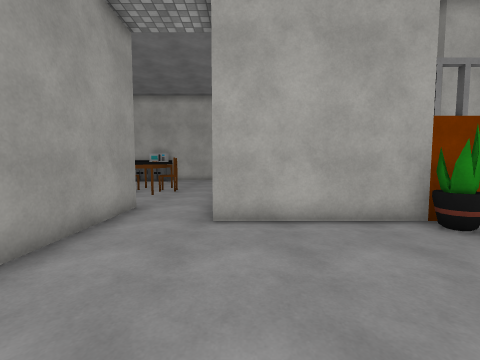
view 1 (above)

17 first-person views from a walk through a Unity game level. The camera is 1.4 m above the floor, tilts 4° down and sees 90° across. Doors are open. The floor is counted in squares, 1 m on a side. Each view is taken from the middle of a square. On the plan, view 1 faces up. The plan holds only what a view shows up to about 13 squares ahead; the rest is blank. The place goes on beyond the plan. The player is left out. Some animated figures are left out. Some surface patterns are stand-ins.

view 2
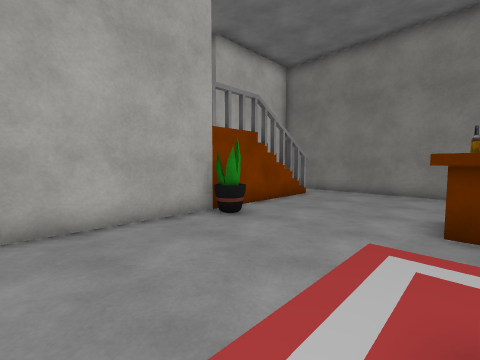

view 3
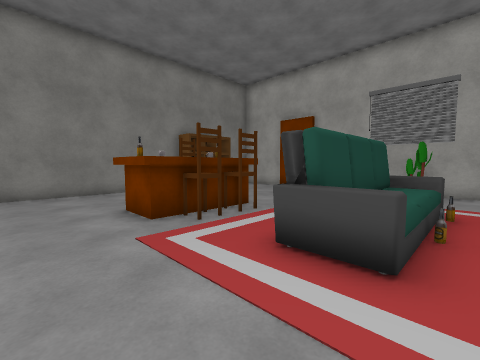

view 4
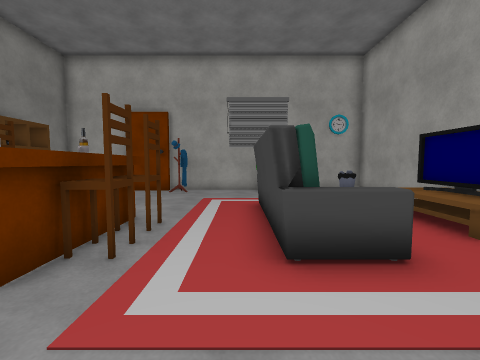

view 5
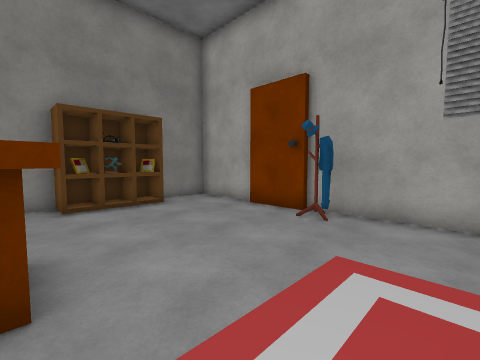

view 6
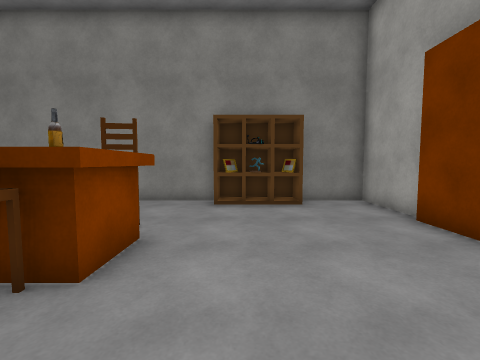

view 7
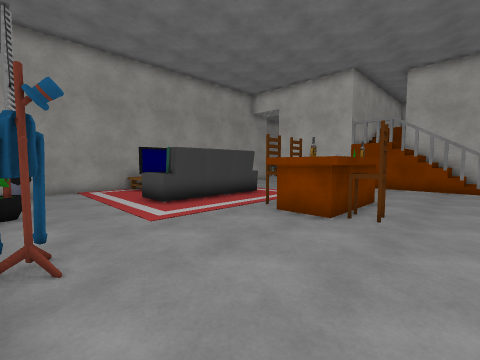

view 8
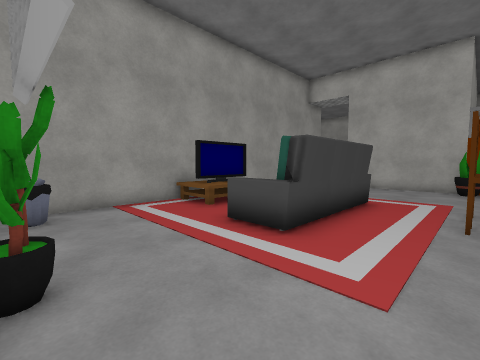

view 9
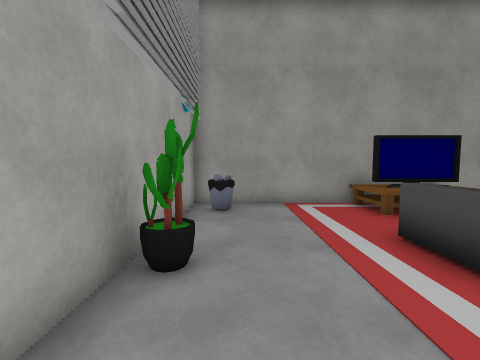

view 10
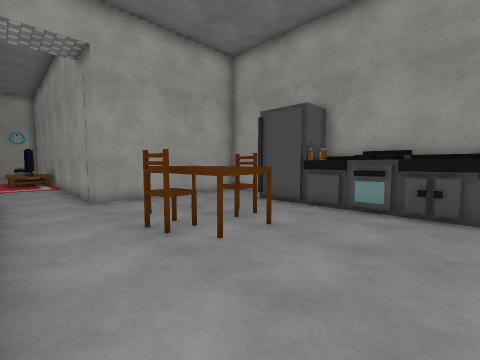

view 11
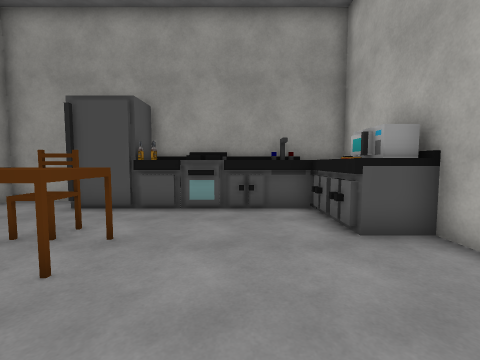

view 12
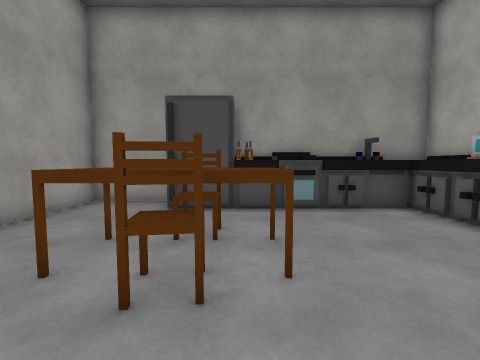

view 13
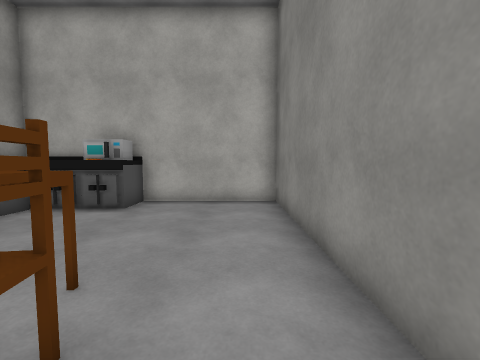

view 14
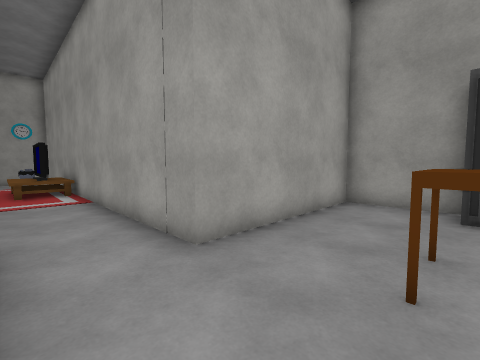

view 15
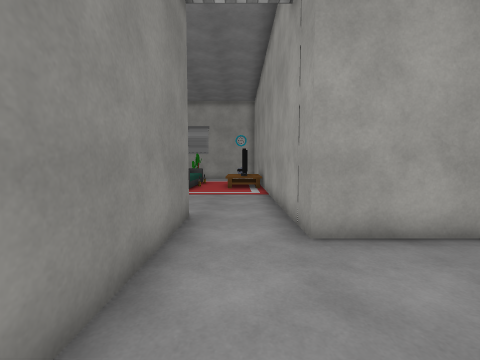

view 16
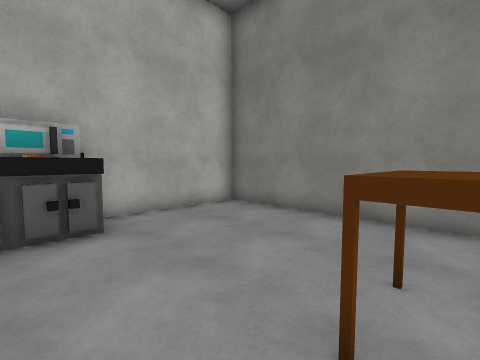

view 17
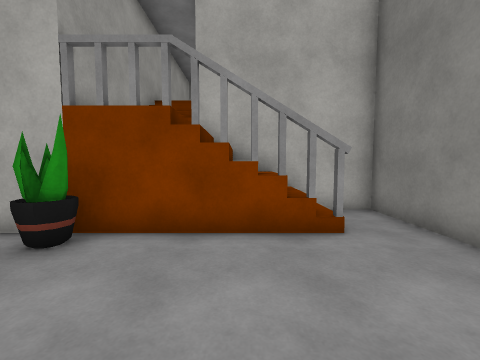

### Floor plan
Ten units are one square. View 1 is at (0, 0); x grows to the right and y downward. Boxes are objects, and circles mark ways between rooms. Rooms are numbered by the first view taken in them; rooms with no view inside come last. Other rooms are left out.
<svg viewBox="-103 -203 228 323">
<path fill="none" stroke="#000" d="M-33 44 -33 96 65 96M46 -57 -7 -57M120 42 120 -55M90 96 120 96 120 72M-33 -46 -33 6M102 -57 66 -57M-7 -122 -7 -198 -61 -198M-98 -108 -98 -76 -33 -76 -33 -46M-76 -198 -98 -198 -98 -129M-7 -57 -7 -108"/>
<rect x="-35" y="5" width="30" height="40" fill="#bbb"><title>table</title></rect>
<rect x="-25" y="75" width="10" height="20" fill="#bbb"><title>other object</title></rect>
<rect x="-25" y="15" width="10" height="30" fill="#bbb"><title>TV</title></rect>
<rect x="-5" y="45" width="10" height="10" fill="#bbb"><title>other object</title></rect>
<rect x="-5" y="15" width="10" height="10" fill="#bbb"><title>other object</title></rect>
<rect x="5" y="5" width="20" height="50" fill="#bbb"><title>sofa</title></rect>
<rect x="5" y="-5" width="20" height="10" fill="#bbb"><title>rug</title></rect>
<rect x="15" y="85" width="10" height="10" fill="#bbb"><title>plant</title></rect>
<rect x="45" y="15" width="10" height="10" fill="#bbb"><title>chair</title></rect>
<rect x="45" y="5" width="10" height="10" fill="#bbb"><title>chair</title></rect>
<rect x="45" y="-55" width="10" height="10" fill="#bbb"><title>plant</title></rect>
<rect x="55" y="85" width="10" height="10" fill="#bbb"><title>other object</title></rect>
<rect x="55" y="5" width="20" height="30" fill="#bbb"><title>table</title></rect>
<rect x="55" y="15" width="10" height="10" fill="#bbb"><title>other object</title></rect>
<rect x="55" y="-5" width="10" height="10" fill="#bbb"><title>other object</title></rect>
<rect x="65" y="95" width="20" height="20" fill="#bbb"><title>other object</title></rect>
<rect x="65" y="-5" width="10" height="10" fill="#bbb"><title>other object</title></rect>
<rect x="75" y="15" width="10" height="20" fill="#bbb"><title>chair</title></rect>
<rect x="105" y="35" width="10" height="40" fill="#bbb"><title>bookshelf</title></rect>
<rect x="-95" y="-125" width="20" height="20" fill="#bbb"><title>fridge</title></rect>
<rect x="-95" y="-135" width="10" height="10" fill="#bbb"><title>other object</title></rect>
<rect x="-95" y="-155" width="20" height="20" fill="#bbb"><title>oven</title></rect>
<rect x="-95" y="-165" width="20" height="10" fill="#bbb"><title>other object</title></rect>
<rect x="-95" y="-185" width="20" height="20" fill="#bbb"><title>other object</title></rect>
<rect x="-95" y="-195" width="10" height="10" fill="#bbb"><title>other object</title></rect>
<rect x="-85" y="-135" width="10" height="10" fill="#bbb"><title>other object</title></rect>
<rect x="-85" y="-195" width="10" height="10" fill="#bbb"><title>other object</title></rect>
<rect x="-75" y="-185" width="20" height="10" fill="#bbb"><title>other object</title></rect>
<rect x="-75" y="-195" width="20" height="10" fill="#bbb"><title>other object</title></rect>
<rect x="-65" y="-125" width="20" height="10" fill="#bbb"><title>chair</title></rect>
<rect x="-55" y="-115" width="20" height="10" fill="#bbb"><title>table</title></rect>
<rect x="-55" y="-135" width="10" height="10" fill="#bbb"><title>table</title></rect>
<rect x="-45" y="-135" width="20" height="20" fill="#bbb"><title>chair</title></rect>
<circle cx="-20" cy="-53" r="3" fill="#2a7"/>
<text x="40" y="20">1</text>
<text x="-50" y="-130">2</text>
</svg>
Room 1 opens to room 2.

Where each view was taken, in squares from view 1:
view 1: 0 up, 0 right, facing up
view 2: 0 up, 0 right, facing up-right
view 3: 3 up, 0 right, facing down-right
view 4: 3 up, 3 right, facing down
view 5: 3 down, 3 right, facing down-right
view 6: 5 down, 3 right, facing right
view 7: 9 down, 10 right, facing up-left
view 8: 9 down, 5 right, facing up-left
view 9: 8 down, 5 right, facing left
view 10: 17 up, 1 left, facing down-left
view 11: 16 up, 1 left, facing left
view 12: 13 up, 1 left, facing left
view 13: 11 up, 2 left, facing up
view 14: 11 up, 1 left, facing down-left
view 15: 12 up, 2 left, facing down
view 16: 13 up, 7 left, facing up-right
view 17: 1 up, 8 right, facing up
